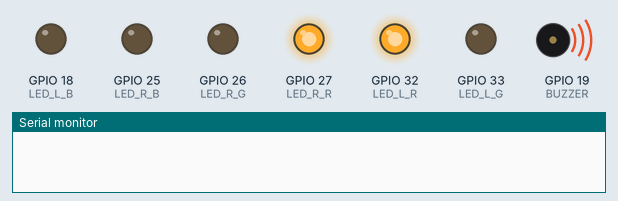
A program run on a simulated ESP32. Shown: output pins drawn as LEDs (lit = HIGH), buzzer (waves = sounding, pin HIGH), the last lines printed to the serial monitor. Nothing arrives over Bluetooth unless stated; a phone connects over Bluetooth LE 3 s after start.

Above: at 0.1 s.
At 0.6 s:
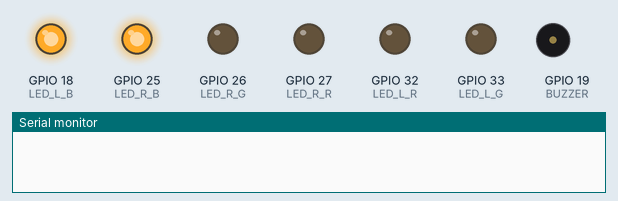
At 1.1 s:
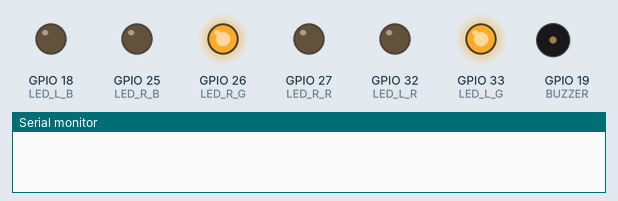
At 1.6 s:
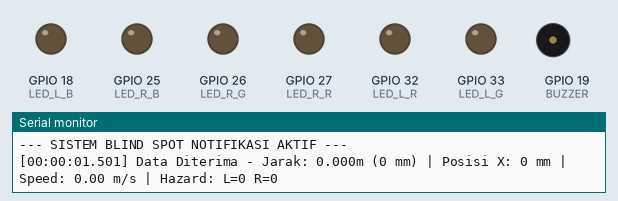
Timing chart, 0 to 3.1 s (numbered marks = the images above):
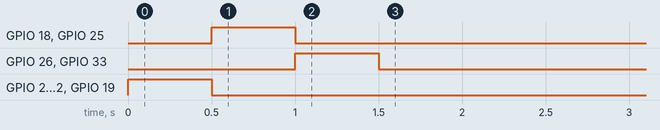

The program:

main.cpp
```cpp
#include <esp_now.h>
#include <WiFi.h>
#include <esp_wifi.h>
#include <BLEDevice.h>
#include <BLEUtils.h>
#include <BLEServer.h>
#include <BLE2902.h>

// ===== PIN DEFINITION =====
const int LED_L_R = 32; const int LED_L_G = 33; const int LED_L_B = 18;
const int LED_R_R = 27; const int LED_R_G = 26; const int LED_R_B = 25;
const int BUZZER  = 19;

// ===== BLE CONFIGURATION =====
#define SERVICE_UUID        "4fafc201-1fb5-459e-8fcc-c5c9c331914b"
#define CHARACTERISTIC_UUID "beb5483e-36e1-4688-b7f5-ea07361b26a8"

BLECharacteristic *pCharacteristic;
bool deviceConnected = false;

// ===== BLE CALLBACKS =====
class MyServerCallbacks: public BLEServerCallbacks {
    void onConnect(BLEServer* pServer) {
      deviceConnected = true;
      Serial.println("\n>>> App Connected!");
    };
    void onDisconnect(BLEServer* pServer) {
      deviceConnected = false;
      Serial.println("\n>>> App Disconnected! Mencari ulang...");
      pServer->getAdvertising()->start();
    }
};

unsigned long previousMillis = 0;
int buzzerState = LOW;
int beepInterval = 0;

// Struktur harus sama persis dengan Pengirim
typedef struct struct_message {
  float distance;
  float posX;
  float speed;
  uint8_t hazardLevelL;
  uint8_t hazardLevelR;
} struct_message;

struct_message incomingData;

void setLED(String side, String color) {
  int r = LOW, g = LOW, b = LOW;
  if (color == "BAHAYA")       { r = HIGH; g = LOW; b = LOW; }
  else if (color == "WASPADA") { r = LOW; g = LOW; b = HIGH; }
  else if (color == "AMAN")    { r = LOW; g = HIGH; b = LOW; }
  else { r = LOW; g = LOW; b = LOW; }

  if (side == "L" || side == "ALL") {
    digitalWrite(LED_L_R, r); digitalWrite(LED_L_G, g); digitalWrite(LED_L_B, b);
  }
  if (side == "R" || side == "ALL") {
    digitalWrite(LED_R_R, r); digitalWrite(LED_R_G, g); digitalWrite(LED_R_B, b);
  }
}

void startupDebug() {
  setLED("ALL", "BAHAYA"); digitalWrite(BUZZER, HIGH); delay(500);
  setLED("ALL", "WASPADA"); digitalWrite(BUZZER, LOW); delay(500);
  setLED("ALL", "AMAN"); delay(500);
  setLED("ALL", "OFF");
}

void formatTimestamp(char *buffer, size_t len, unsigned long ms) {
    unsigned long totalSeconds = ms / 1000;
    unsigned int hours = (totalSeconds / 3600) % 24;
    unsigned int minutes = (totalSeconds / 60) % 60;
    unsigned int seconds = totalSeconds % 60;
    unsigned int millisec = ms % 1000;
    snprintf(buffer, len, "%02u:%02u:%02u.%03u", hours, minutes, seconds, millisec);
}

// === FUNGSI EKSEKUSI SAAT DATA MASUK (ESP-NOW) ===
void OnDataRecv(const uint8_t * mac, const uint8_t *incomingDataPtr, int len) {
  memcpy(&incomingData, incomingDataPtr, sizeof(incomingData));

  // Konversi Angka (0,1,2) kembali ke Teks Perintah LED
  String statusL = (incomingData.hazardLevelL == 2) ? "BAHAYA" : ((incomingData.hazardLevelL == 1) ? "WASPADA" : "AMAN");
  String statusR = (incomingData.hazardLevelR == 2) ? "BAHAYA" : ((incomingData.hazardLevelR == 1) ? "WASPADA" : "AMAN");

  // Eksekusi Lampu Kiri dan Kanan Sesuai Sisi
  setLED("L", statusL);
  setLED("R", statusR);

  // Eksekusi Buzzer
  if (incomingData.hazardLevelL == 2 || incomingData.hazardLevelR == 2) {
      beepInterval = 100;
  } else if (incomingData.hazardLevelL == 1 || incomingData.hazardLevelR == 1) {
      beepInterval = 400;
  } else {
      beepInterval = 0;
      buzzerState = LOW;
      digitalWrite(BUZZER, LOW);
  }
}

void setup() {
  Serial.begin(115200);

  pinMode(LED_L_R, OUTPUT); pinMode(LED_L_G, OUTPUT); pinMode(LED_L_B, OUTPUT);
  pinMode(LED_R_R, OUTPUT); pinMode(LED_R_G, OUTPUT); pinMode(LED_R_B, OUTPUT);
  pinMode(BUZZER, OUTPUT);

  startupDebug();

  // --- INISIALISASI BLE ---
  BLEDevice::init("BlindSpotMonitor_ESP32");
  BLEServer *pServer = BLEDevice::createServer();
  pServer->setCallbacks(new MyServerCallbacks());

  BLEService *pService = pServer->createService(SERVICE_UUID);

  pCharacteristic = pService->createCharacteristic(
                      CHARACTERISTIC_UUID,
                      BLECharacteristic::PROPERTY_READ   |
                      BLECharacteristic::PROPERTY_NOTIFY |
                      BLECharacteristic::PROPERTY_WRITE
                    );

  pCharacteristic->addDescriptor(new BLE2902());

  pService->start();

  BLEAdvertising *pAdvertising = BLEDevice::getAdvertising();
  pAdvertising->addServiceUUID(SERVICE_UUID);
  pAdvertising->setScanResponse(true);
  pAdvertising->setMinPreferred(0x06);
  pAdvertising->setMinPreferred(0x12);

  BLEDevice::startAdvertising();

  Serial.println("BLE Ready with Descriptor 2902");

  WiFi.mode(WIFI_STA);
  esp_wifi_set_channel(1, WIFI_SECOND_CHAN_NONE); // Kunci Channel 1

  if (esp_now_init() != ESP_OK) {
    Serial.println("Error inisialisasi ESP-NOW");
    return;
  }

  esp_now_register_recv_cb(OnDataRecv);
  Serial.println("--- SISTEM BLIND SPOT NOTIFIKASI AKTIF ---");
}

void loop() {
  // Handle Buzzer
  if (beepInterval > 0) {
    unsigned long currentMillis = millis();
    if (currentMillis - previousMillis >= beepInterval) {
      previousMillis = currentMillis;
      buzzerState = !buzzerState;
      digitalWrite(BUZZER, buzzerState);
    }
  }

  // Print data received via ESP-NOW dengan timestamp, mm, dan m/s
  static unsigned long lastPrint = 0;
  if (millis() - lastPrint > 1000) {
    lastPrint = millis();
    char timestamp[16];
    formatTimestamp(timestamp, sizeof(timestamp), lastPrint);
    long dist_mm = (long)(incomingData.distance * 1000.0 + 0.5);
    Serial.printf("\n[%s] Data Diterima - Jarak: %.3fm (%ld mm) | Posisi X: %.0f mm | Speed: %.2f m/s | Hazard: L=%d R=%d\n",
                  timestamp, incomingData.distance, dist_mm, incomingData.posX,
                  incomingData.speed, incomingData.hazardLevelL, incomingData.hazardLevelR);
  }

  // Kirim data via BLE setiap 200ms jika connected
  static unsigned long lastBLSend = 0;
  if (millis() - lastBLSend > 200) {
    lastBLSend = millis();

    if (deviceConnected) {
      String jsonString = "{\"dist\":";
      jsonString += String(incomingData.distance, 2);
      jsonString += ", \"posX\":";
      jsonString += String(incomingData.posX, 0);
      jsonString += ", \"spd\":";
      jsonString += String(incomingData.speed, 2);
      jsonString += ", \"hL\":";
      jsonString += String(incomingData.hazardLevelL);
      jsonString += ", \"hR\":";
      jsonString += String(incomingData.hazardLevelR);
      jsonString += "}";

      pCharacteristic->setValue(jsonString.c_str());
      pCharacteristic->notify();
    }
  }
}
```
